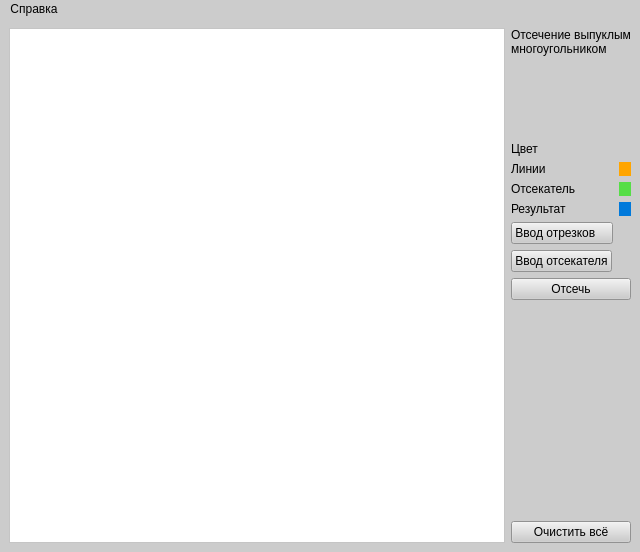
<?xml version="1.0" encoding="UTF-8"?>
<ui version="4.0">
 <class>MainWindow</class>
 <widget class="QMainWindow" name="MainWindow">
  <property name="geometry">
   <rect>
    <x>0</x>
    <y>0</y>
    <width>640</width>
    <height>552</height>
   </rect>
  </property>
  <property name="windowTitle">
   <string>Лабораторная работа 9</string>
  </property>
  <property name="styleSheet">
   <string notr="true">background-color: #cccccc</string>
  </property>
  <widget class="QWidget" name="centralwidget">
   <layout class="QHBoxLayout" name="horizontalLayout">
    <item>
     <widget class="QGraphicsView" name="graphicsView">
      <property name="layoutDirection">
       <enum>Qt::LeftToRight</enum>
      </property>
      <property name="styleSheet">
       <string notr="true">background-color: #ffffff</string>
      </property>
      <property name="alignment">
       <set>Qt::AlignLeading|Qt::AlignLeft|Qt::AlignTop</set>
      </property>
     </widget>
    </item>
    <item>
     <layout class="QVBoxLayout" name="verticalLayout">
      <item>
       <layout class="QFormLayout" name="formLayout">
        <item row="0" column="0" colspan="2">
         <widget class="QLabel" name="label_5">
          <property name="text">
           <string>Отсечение выпуклым
многоугольником</string>
          </property>
         </widget>
        </item>
        <item row="1" column="0" colspan="2">
         <spacer name="verticalSpacer_2">
          <property name="orientation">
           <enum>Qt::Vertical</enum>
          </property>
          <property name="sizeType">
           <enum>QSizePolicy::MinimumExpanding</enum>
          </property>
          <property name="sizeHint" stdset="0">
           <size>
            <width>20</width>
            <height>40</height>
           </size>
          </property>
         </spacer>
        </item>
        <item row="2" column="0">
         <widget class="QLabel" name="label">
          <property name="text">
           <string>Цвет</string>
          </property>
         </widget>
        </item>
        <item row="3" column="0">
         <widget class="QLabel" name="label_2">
          <property name="text">
           <string>Линии</string>
          </property>
         </widget>
        </item>
        <item row="3" column="1">
         <widget class="QLabel" name="label_colour_segment">
          <property name="styleSheet">
           <string notr="true">background-color: #ffa500</string>
          </property>
          <property name="text">
           <string/>
          </property>
         </widget>
        </item>
        <item row="4" column="0">
         <widget class="QLabel" name="label_3">
          <property name="text">
           <string>Отсекатель</string>
          </property>
         </widget>
        </item>
        <item row="4" column="1">
         <widget class="QLabel" name="label_colour_cut_off">
          <property name="styleSheet">
           <string notr="true">background-color: #56de47</string>
          </property>
          <property name="text">
           <string/>
          </property>
         </widget>
        </item>
        <item row="5" column="0">
         <widget class="QLabel" name="label_4">
          <property name="text">
           <string>Результат</string>
          </property>
         </widget>
        </item>
        <item row="5" column="1">
         <widget class="QLabel" name="label_colour_result">
          <property name="styleSheet">
           <string notr="true">background-color: #0079db</string>
          </property>
          <property name="text">
           <string/>
          </property>
         </widget>
        </item>
        <item row="6" column="0">
         <widget class="QPushButton" name="but_input_segments">
          <property name="styleSheet">
           <string notr="true"/>
          </property>
          <property name="text">
           <string>Ввод отрезков    </string>
          </property>
         </widget>
        </item>
        <item row="7" column="0">
         <widget class="QPushButton" name="but_input_cut_off">
          <property name="styleSheet">
           <string notr="true">background-color: #cccccc</string>
          </property>
          <property name="text">
           <string>Ввод отсекателя</string>
          </property>
         </widget>
        </item>
        <item row="8" column="0" colspan="2">
         <widget class="QPushButton" name="but_cut_off">
          <property name="styleSheet">
           <string notr="true">background-color: #cccccc</string>
          </property>
          <property name="text">
           <string>Отсечь</string>
          </property>
         </widget>
        </item>
        <item row="9" column="0" colspan="2">
         <spacer name="verticalSpacer">
          <property name="orientation">
           <enum>Qt::Vertical</enum>
          </property>
          <property name="sizeType">
           <enum>QSizePolicy::MinimumExpanding</enum>
          </property>
          <property name="sizeHint" stdset="0">
           <size>
            <width>50</width>
            <height>209</height>
           </size>
          </property>
         </spacer>
        </item>
       </layout>
      </item>
      <item>
       <widget class="QPushButton" name="but_clean_all">
        <property name="styleSheet">
         <string notr="true">background-color: #cccccc</string>
        </property>
        <property name="text">
         <string>Очистить всё</string>
        </property>
       </widget>
      </item>
     </layout>
    </item>
   </layout>
  </widget>
  <widget class="QMenuBar" name="menuBar">
   <property name="geometry">
    <rect>
     <x>0</x>
     <y>0</y>
     <width>640</width>
     <height>24</height>
    </rect>
   </property>
   <widget class="QMenu" name="menu">
    <property name="title">
     <string>Справка</string>
    </property>
   </widget>
   <addaction name="menu"/>
  </widget>
 </widget>
 <resources/>
 <connections/>
</ui>
